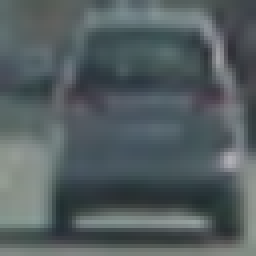
#> input picture test_images/image0007.png, 64 x 64 px (shown 4 times larger)
$ jupyter execute --allow-errors vihicle_detection.ipynb   (shell and % lines are left out)   (older library calls are emulated)
#> lines starting #> are read from the running program, lines starting #| are printed output that depends on the picture
[cell 1]
import cv2
import matplotlib.pyplot as plt
import matplotlib.image as mpimg
import glob
import pickle
import numpy as np
from skimage.feature import hog
from sklearn.svm import LinearSVC
from sklearn.model_selection import train_test_split
from sklearn.preprocessing import StandardScaler

## Extract features

[cell 2]
class FeatureExtractor(object):


    # [39 lines left out: functions _color_hist, _bin_spatial, _hog, not called in this run]

    def _hog_vis(self, img, orient=9, pixs_per_cell=8, cells_per_block=2, vis = True,feature_vec=True, hog_channel=0):


        hog_features, hog_image = hog(img[:,:,0], orientations=orient,
                   pixels_per_cell=(pixs_per_cell, pixs_per_cell),
                   cells_per_block=(cells_per_block, cells_per_block),
                   block_norm= 'L2-Hys',
                   transform_sqrt=False,
                   visualise=True,
                   feature_vector=feature_vec)

        return hog_features, hog_image

    # [84 lines left out: functions extract_features, extract_img_features, not called in this run]

## Unit test

[cell 3]
FE = FeatureExtractor()
test_img = mpimg.imread('test_images/image0007.png')
#> test_img is the input picture: shape (64, 64, 3) float32; mean R, G, B 0.328, 0.368, 0.378
hog_feature, hog_img = FE._hog_vis(img=test_img)
#> in _hog_vis, `hog_features, hog_image = hog(img[:,:,0], orientations=orient, pixels_..`: hog_features = 1764 values, max 0.572 at index 1269, min 0 at index 17, mean 0.114
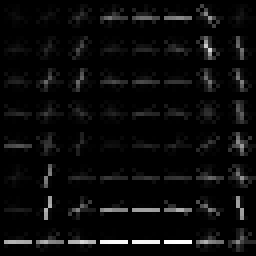
#> hog_img: shape (64, 64) float32 (shown 4 times larger); min 0, max 0.143, mean 0.00632; drawn with min black and max white
#> hog_feature has the same summary as hog_features in _hog_vis

[cell 4]
plt.figure(figsize=(12,8), dpi=100)
plt.subplot(121)
plt.title('Original')
plt.imshow(test_img)
plt.subplot(122)
plt.title('HOG')
plt.imshow(hog_img,'gray')
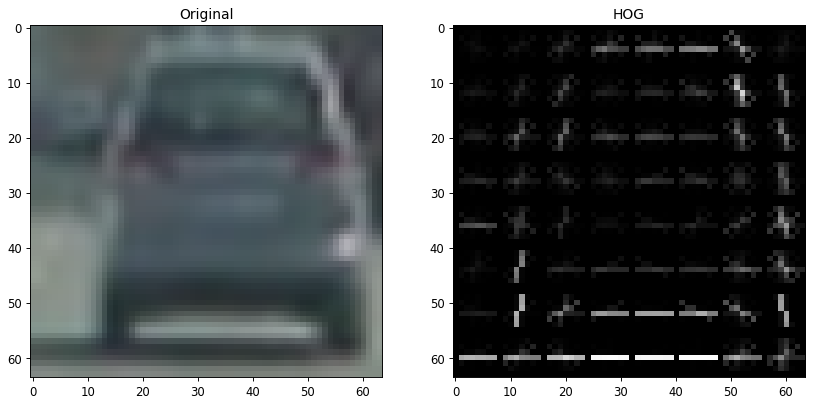
#> figure drawn by matplotlib, 2 panels

## Data preprocessing

[cell 5]
class DataScientist(object):
    '''
    Clean up the dataset for easy acess
    * Merge image paths
    * Save scaler
    * Save train_valid_dataset
    '''

    # [64 lines left out: functions __init__, merge_dataset, extract_features, save_scaler, train_valid_split, not called in this run]

### This cell needs to be executed only once
Due to the size of pickle file of train_valid_dataset is too large (684MB), the GitHub repository will not contain it!

[cell 6]
# [6 lines of commented-out code are left out]

[cell 7]
class VehicleClassifier(object):
    '''
    * specify the classifier
    * train/test the classifier
    '''

    def __init__(self):
        self.clf = LinearSVC() # use SVM
        self.fe = FeatureExtractor() # feature extracotr as a component
        self.scaler = None
        self.test_valid_dataset = None
        self.contains_model = False # A flag for user error handling
        self._load_dataset() # Call during constructed

    def _load_dataset(self, fname='train_valid_dataset'):
        '''
        Buffer the splited dataset
        The user need to load the data set first before execute further training
        '''
        with open(fname, 'rb') as f:
            self.test_valid_dataset = pickle.load(f)
            print('The train_valid_dataset is buffered!')

        with open('scaler', 'rb') as f:
            self.scaler = pickle.load(f)
            print('Scaler is loaded')

    # [63 lines left out: functions train_model_and_save_as_pickle, load_trained_model, valid, predict_with_paths, predict_with_features, not called in this run]

#> (a cell that did not finish here is left out)

[cell 9]
# cls.train_model_and_save_as_pickle('trained_models\SVM') # Execute once

#> (a cell that did not finish here is left out)

### Validation accuracy
**SVM classifier: 0.95%**

Use predict function, but this is relatively stupid becuase I used the one of the original dataset.
In this case just an **Unit test**

[cell 11]
new_image_paths = ['test_images/image0007.png', 'test_images\image1.png']
#> (the rest of this cell did not finish here and is left out)

[cell 12]
image0007 = mpimg.imread(new_image_paths[0])
image1 = mpimg.imread(new_image_paths[1])
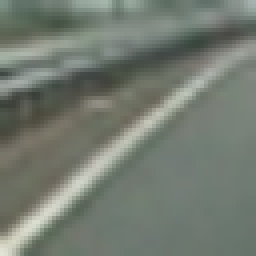
#> input picture test_images/image1.png, 64 x 64 px, found by its file name (shown 4 times larger)
#> image1 is the input picture: shape (64, 64, 3) float32; mean R, G, B 0.453, 0.483, 0.443
plt.figure(figsize=(12,8),dpi=100)
plt.subplot(121)
plt.title('Car')
plt.imshow(image0007)
plt.subplot(122)
plt.title('NoCar')
plt.imshow(image1)
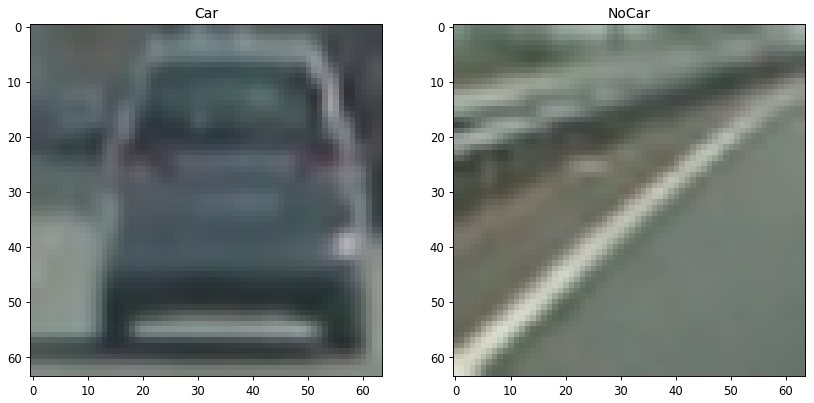
#> figure drawn by matplotlib, 2 panels

## Sliding Windows

### Draw function

[cell 13]
# Define a function that takes an image,
# start and stop positions in both x and y,
# window size (x and y dimensions),
# and overlap fraction (for both x and y)
# [51 lines left out: functions slide_window, draw_boxes, not called in this run]

### Visualization

#> (a cell that did not finish here is left out)

[cell 15]
class VehicleDetector(object):
    '''
    Host class for the vehicle dection
    '''

    def __init__(self):
        self.clf = VehicleClassifier() # classifier
